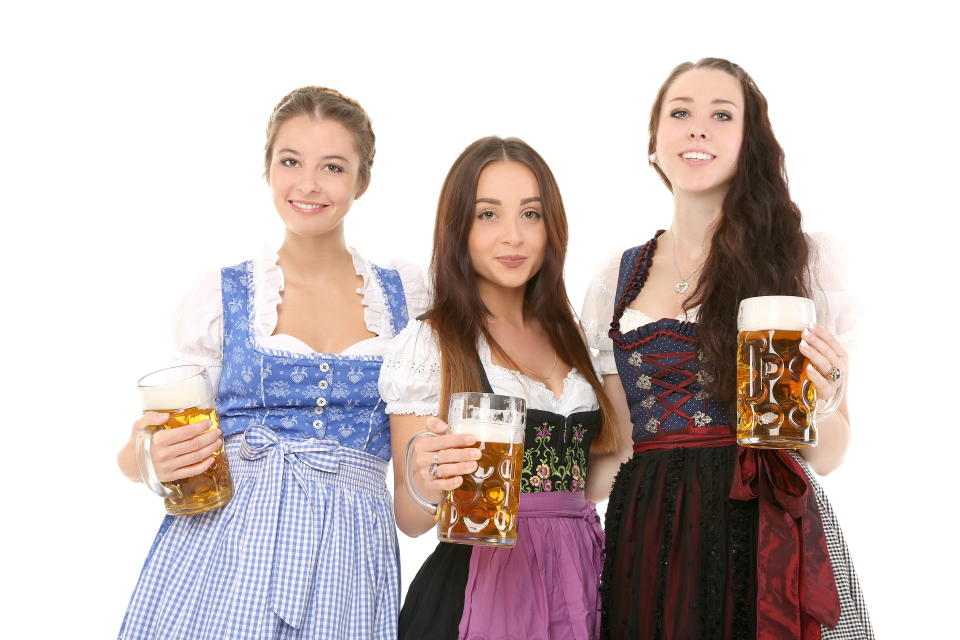
#> input picture 23. 사진에 얼굴만 찾아 모자이크처리/샘플사진.jpg, 1920 x 1280 px (shown at 1/2 size)
$ python main23-2.py
#> lines starting #> are read from the running program, lines starting #| are printed output that depends on the picture; after the words box and inside, x2 and y2 are one past the last pixel; in counts of white or black regions, pixels touching at a corner belong together
import numpy as np
import cv2

face_cascade = cv2.CascadeClassifier(cv2.data.haarcascades + "haarcascade_frontalface_default.xml")
eye_cascade = cv2.CascadeClassifier(cv2.data.haarcascades + "haarcascade_eye.xml")

ff = np.fromfile(r'23. 사진에 얼굴만 찾아 모자이크처리\샘플사진.jpg', np.uint8)
img = cv2.imdecode(ff, cv2.IMREAD_UNCHANGED)
#> img is the input picture: shape (1280, 1920, 3); mean B, G, R 189, 190.1, 202
img = cv2.resize(img, dsize=(0,0), fx=0.5, fy=0.5, interpolation=cv2.INTER_LINEAR)
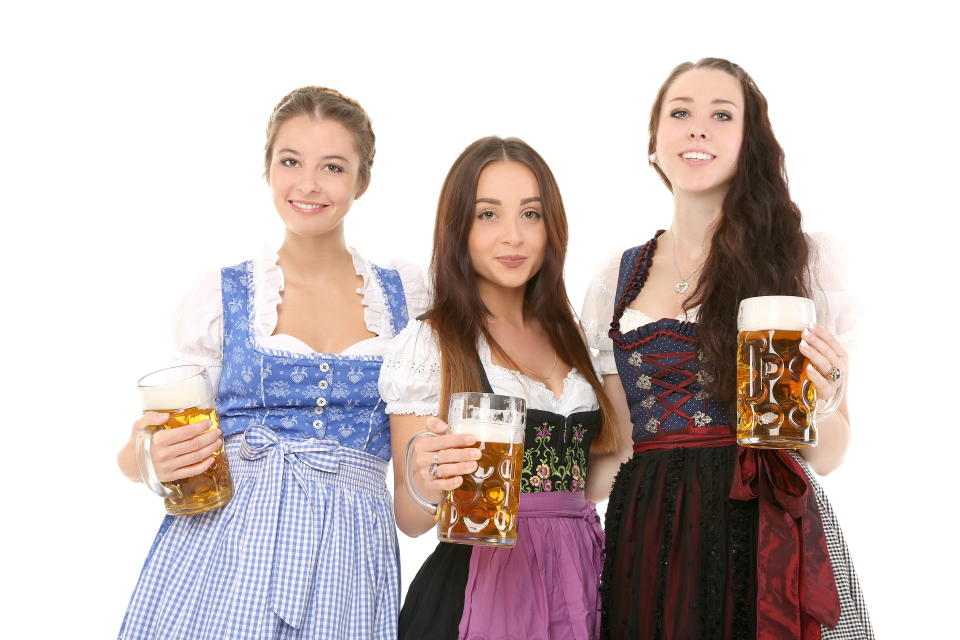
#> img: shape (640, 960, 3); mean B, G, R 189.1, 190.1, 202.1

gray = cv2.cvtColor(img, cv2.COLOR_BGR2GRAY)
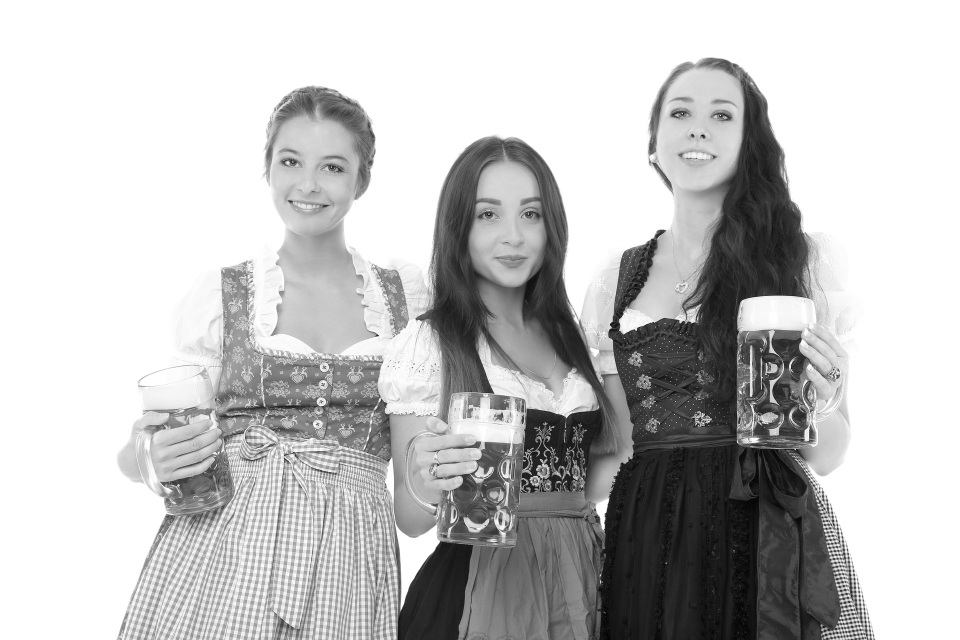
#> gray: shape (640, 960); min 1, max 255, mean 193.6

faces = face_cascade.detectMultiScale(gray,1.2,5)
#> faces = [[250, 118, 121, 121], [454, 175, 109, 109], [642, 70, 116, 116]]
for (x,y,w,h) in faces :
    face_img = img[y:y+h, x:x+w]
    face_img = cv2.resize(face_img, dsize=(0, 0), fx=0.05, fy=0.05)
    face_img = cv2.resize(face_img, (w, h), interpolation=cv2.INTER_AREA)
    img[y:y+h, x:x+w] = face_img
#> this loop made 3 passes
#> pass 1, `face_img = img[y:y+h, x:x+w]`:
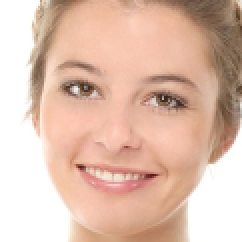
#> face_img: shape (121, 121, 3) (shown 2 times larger); mean B, G, R 173.2, 190.4, 223.7
#> pass 1, `face_img = cv2.resize(face_img, (w, h), interpolation=cv2.INTER_AREA)`:
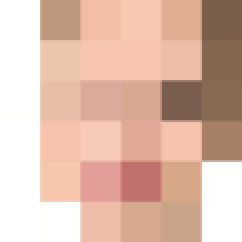
#> face_img: shape (121, 121, 3) (shown 2 times larger); mean B, G, R 171.2, 187.7, 222.4
#> pass 2, `face_img = img[y:y+h, x:x+w]`:
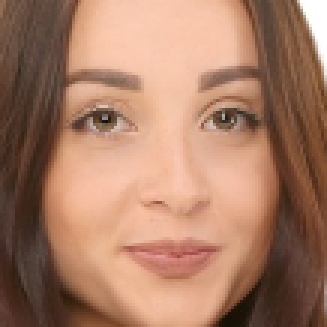
#> face_img: shape (109, 109, 3) (shown 3 times larger); mean B, G, R 102, 124.6, 168.3
#> pass 2, `face_img = cv2.resize(face_img, (w, h), interpolation=cv2.INTER_AREA)`:
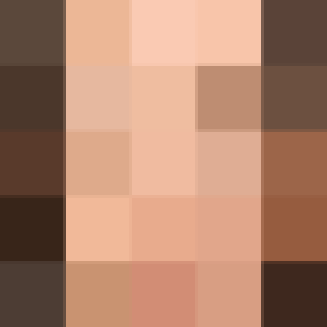
#> face_img: shape (109, 109, 3) (shown 3 times larger); mean B, G, R 107.2, 130.3, 174.3
#> after the loop:
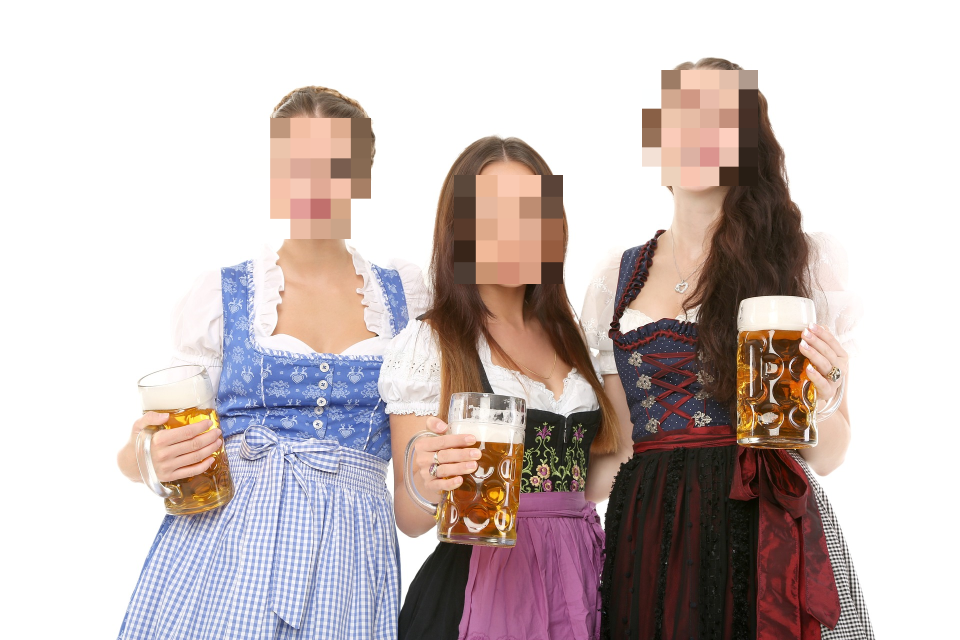
#> img: shape (640, 960, 3); 6.02% of pixels changed, all inside (x1, y1, x2, y2) = (250, 70, 758, 284)


cv2.imshow('face find',img)
cv2.waitKey(0)
cv2.destroyAllWindows
